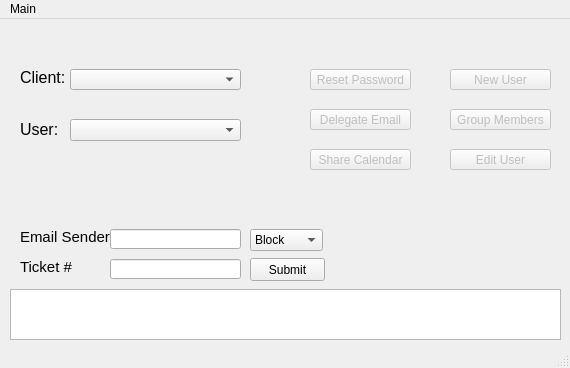
<?xml version="1.0" encoding="UTF-8"?>
<ui version="4.0">
 <class>MainWindow</class>
 <widget class="QMainWindow" name="MainWindow">
  <property name="geometry">
   <rect>
    <x>0</x>
    <y>0</y>
    <width>570</width>
    <height>368</height>
   </rect>
  </property>
  <property name="windowTitle">
   <string>MainWindow</string>
  </property>
  <widget class="QWidget" name="centralwidget">
   <widget class="QTextBrowser" name="statusWindow">
    <property name="geometry">
     <rect>
      <x>10</x>
      <y>270</y>
      <width>551</width>
      <height>51</height>
     </rect>
    </property>
   </widget>
   <widget class="QComboBox" name="clientBox">
    <property name="geometry">
     <rect>
      <x>70</x>
      <y>50</y>
      <width>171</width>
      <height>21</height>
     </rect>
    </property>
   </widget>
   <widget class="QComboBox" name="userBox">
    <property name="enabled">
     <bool>true</bool>
    </property>
    <property name="geometry">
     <rect>
      <x>70</x>
      <y>100</y>
      <width>171</width>
      <height>22</height>
     </rect>
    </property>
   </widget>
   <widget class="QLabel" name="label_2">
    <property name="geometry">
     <rect>
      <x>20</x>
      <y>100</y>
      <width>51</width>
      <height>21</height>
     </rect>
    </property>
    <property name="font">
     <font>
      <pointsize>12</pointsize>
     </font>
    </property>
    <property name="text">
     <string>User:</string>
    </property>
   </widget>
   <widget class="QLabel" name="label">
    <property name="geometry">
     <rect>
      <x>20</x>
      <y>50</y>
      <width>51</width>
      <height>16</height>
     </rect>
    </property>
    <property name="font">
     <font>
      <pointsize>12</pointsize>
     </font>
    </property>
    <property name="text">
     <string>Client:</string>
    </property>
   </widget>
   <widget class="QPushButton" name="pushButton">
    <property name="enabled">
     <bool>false</bool>
    </property>
    <property name="geometry">
     <rect>
      <x>310</x>
      <y>50</y>
      <width>101</width>
      <height>21</height>
     </rect>
    </property>
    <property name="text">
     <string>Reset Password</string>
    </property>
   </widget>
   <widget class="QPushButton" name="pushButton_2">
    <property name="enabled">
     <bool>false</bool>
    </property>
    <property name="geometry">
     <rect>
      <x>310</x>
      <y>90</y>
      <width>101</width>
      <height>21</height>
     </rect>
    </property>
    <property name="text">
     <string>Delegate Email</string>
    </property>
   </widget>
   <widget class="QPushButton" name="pushButton_3">
    <property name="enabled">
     <bool>false</bool>
    </property>
    <property name="geometry">
     <rect>
      <x>310</x>
      <y>130</y>
      <width>101</width>
      <height>21</height>
     </rect>
    </property>
    <property name="text">
     <string>Share Calendar</string>
    </property>
   </widget>
   <widget class="QPushButton" name="pushButton_4">
    <property name="enabled">
     <bool>false</bool>
    </property>
    <property name="geometry">
     <rect>
      <x>450</x>
      <y>50</y>
      <width>101</width>
      <height>21</height>
     </rect>
    </property>
    <property name="text">
     <string>New User</string>
    </property>
   </widget>
   <widget class="QPushButton" name="pushButton_5">
    <property name="enabled">
     <bool>false</bool>
    </property>
    <property name="geometry">
     <rect>
      <x>450</x>
      <y>90</y>
      <width>101</width>
      <height>21</height>
     </rect>
    </property>
    <property name="text">
     <string>Group Members</string>
    </property>
   </widget>
   <widget class="QLabel" name="label_3">
    <property name="geometry">
     <rect>
      <x>20</x>
      <y>210</y>
      <width>91</width>
      <height>16</height>
     </rect>
    </property>
    <property name="font">
     <font>
      <pointsize>11</pointsize>
     </font>
    </property>
    <property name="text">
     <string>Email Sender</string>
    </property>
   </widget>
   <widget class="QLineEdit" name="lineEdit">
    <property name="geometry">
     <rect>
      <x>110</x>
      <y>210</y>
      <width>131</width>
      <height>20</height>
     </rect>
    </property>
   </widget>
   <widget class="QLineEdit" name="lineEdit_2">
    <property name="geometry">
     <rect>
      <x>110</x>
      <y>240</y>
      <width>131</width>
      <height>20</height>
     </rect>
    </property>
   </widget>
   <widget class="QLabel" name="label_4">
    <property name="geometry">
     <rect>
      <x>20</x>
      <y>240</y>
      <width>61</width>
      <height>16</height>
     </rect>
    </property>
    <property name="font">
     <font>
      <pointsize>11</pointsize>
     </font>
    </property>
    <property name="text">
     <string>Ticket #</string>
    </property>
   </widget>
   <widget class="QPushButton" name="pushButton_6">
    <property name="geometry">
     <rect>
      <x>250</x>
      <y>239</y>
      <width>75</width>
      <height>23</height>
     </rect>
    </property>
    <property name="text">
     <string>Submit</string>
    </property>
   </widget>
   <widget class="QPushButton" name="pushButton_7">
    <property name="enabled">
     <bool>false</bool>
    </property>
    <property name="geometry">
     <rect>
      <x>450</x>
      <y>130</y>
      <width>101</width>
      <height>21</height>
     </rect>
    </property>
    <property name="text">
     <string>Edit User</string>
    </property>
   </widget>
   <widget class="QComboBox" name="comboBox_3">
    <property name="geometry">
     <rect>
      <x>250</x>
      <y>210</y>
      <width>73</width>
      <height>22</height>
     </rect>
    </property>
    <item>
     <property name="text">
      <string>Block</string>
     </property>
    </item>
    <item>
     <property name="text">
      <string>Whitelist</string>
     </property>
    </item>
    <item>
     <property name="text">
      <string>Remove</string>
     </property>
    </item>
   </widget>
  </widget>
  <widget class="QStatusBar" name="statusbar"/>
  <widget class="QMenuBar" name="menuBar">
   <property name="geometry">
    <rect>
     <x>0</x>
     <y>0</y>
     <width>570</width>
     <height>22</height>
    </rect>
   </property>
   <widget class="QMenu" name="menuMain">
    <property name="title">
     <string>Main</string>
    </property>
    <addaction name="actionMain"/>
    <addaction name="actionTools"/>
   </widget>
   <addaction name="menuMain"/>
  </widget>
  <action name="actionMain">
   <property name="text">
    <string>Main</string>
   </property>
  </action>
  <action name="actionTools">
   <property name="text">
    <string>Tools</string>
   </property>
  </action>
 </widget>
 <resources/>
 <connections/>
</ui>
